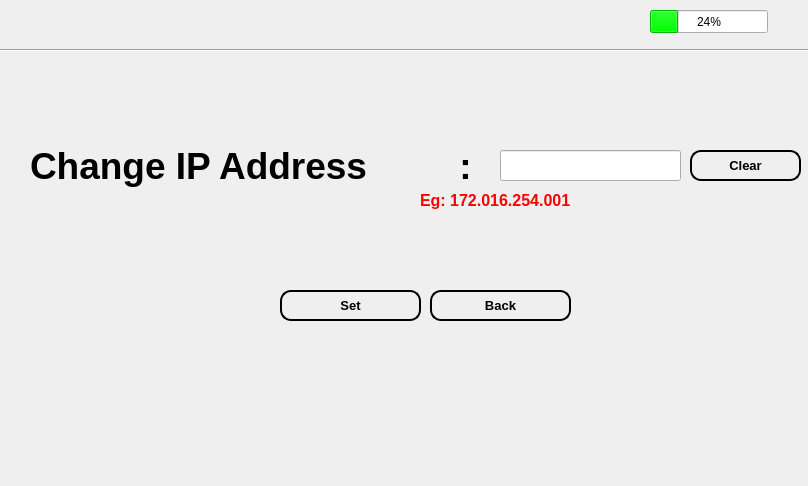
<?xml version="1.0" encoding="UTF-8"?>
<ui version="4.0">
 <class>ChangeIpadd</class>
 <widget class="QWidget" name="ChangeIpadd">
  <property name="geometry">
   <rect>
    <x>0</x>
    <y>0</y>
    <width>808</width>
    <height>486</height>
   </rect>
  </property>
  <property name="windowTitle">
   <string>Form</string>
  </property>
  <widget class="Line" name="line">
   <property name="geometry">
    <rect>
     <x>0</x>
     <y>40</y>
     <width>811</width>
     <height>20</height>
    </rect>
   </property>
   <property name="font">
    <font>
     <weight>75</weight>
     <bold>true</bold>
    </font>
   </property>
   <property name="orientation">
    <enum>Qt::Horizontal</enum>
   </property>
  </widget>
  <widget class="QLabel" name="Date">
   <property name="geometry">
    <rect>
     <x>30</x>
     <y>10</y>
     <width>191</width>
     <height>31</height>
    </rect>
   </property>
   <property name="palette">
    <palette>
     <active>
      <colorrole role="WindowText">
       <brush brushstyle="SolidPattern">
        <color alpha="255">
         <red>0</red>
         <green>0</green>
         <blue>0</blue>
        </color>
       </brush>
      </colorrole>
      <colorrole role="Text">
       <brush brushstyle="SolidPattern">
        <color alpha="255">
         <red>0</red>
         <green>0</green>
         <blue>0</blue>
        </color>
       </brush>
      </colorrole>
      <colorrole role="LinkVisited">
       <brush brushstyle="SolidPattern">
        <color alpha="255">
         <red>0</red>
         <green>0</green>
         <blue>0</blue>
        </color>
       </brush>
      </colorrole>
      <colorrole role="ToolTipText">
       <brush brushstyle="SolidPattern">
        <color alpha="255">
         <red>255</red>
         <green>255</green>
         <blue>255</blue>
        </color>
       </brush>
      </colorrole>
     </active>
     <inactive>
      <colorrole role="WindowText">
       <brush brushstyle="SolidPattern">
        <color alpha="255">
         <red>0</red>
         <green>0</green>
         <blue>0</blue>
        </color>
       </brush>
      </colorrole>
      <colorrole role="Text">
       <brush brushstyle="SolidPattern">
        <color alpha="255">
         <red>0</red>
         <green>0</green>
         <blue>0</blue>
        </color>
       </brush>
      </colorrole>
      <colorrole role="LinkVisited">
       <brush brushstyle="SolidPattern">
        <color alpha="255">
         <red>0</red>
         <green>0</green>
         <blue>0</blue>
        </color>
       </brush>
      </colorrole>
      <colorrole role="ToolTipText">
       <brush brushstyle="SolidPattern">
        <color alpha="255">
         <red>255</red>
         <green>255</green>
         <blue>255</blue>
        </color>
       </brush>
      </colorrole>
     </inactive>
     <disabled>
      <colorrole role="WindowText">
       <brush brushstyle="SolidPattern">
        <color alpha="255">
         <red>120</red>
         <green>120</green>
         <blue>120</blue>
        </color>
       </brush>
      </colorrole>
      <colorrole role="Text">
       <brush brushstyle="SolidPattern">
        <color alpha="255">
         <red>120</red>
         <green>120</green>
         <blue>120</blue>
        </color>
       </brush>
      </colorrole>
      <colorrole role="LinkVisited">
       <brush brushstyle="SolidPattern">
        <color alpha="255">
         <red>0</red>
         <green>0</green>
         <blue>0</blue>
        </color>
       </brush>
      </colorrole>
      <colorrole role="ToolTipText">
       <brush brushstyle="SolidPattern">
        <color alpha="255">
         <red>255</red>
         <green>255</green>
         <blue>255</blue>
        </color>
       </brush>
      </colorrole>
     </disabled>
    </palette>
   </property>
   <property name="font">
    <font>
     <pointsize>14</pointsize>
     <weight>75</weight>
     <bold>true</bold>
    </font>
   </property>
   <property name="text">
    <string/>
   </property>
  </widget>
  <widget class="QProgressBar" name="progressBar">
   <property name="geometry">
    <rect>
     <x>650</x>
     <y>10</y>
     <width>118</width>
     <height>23</height>
    </rect>
   </property>
   <property name="palette">
    <palette>
     <active>
      <colorrole role="WindowText">
       <brush brushstyle="SolidPattern">
        <color alpha="255">
         <red>0</red>
         <green>0</green>
         <blue>0</blue>
        </color>
       </brush>
      </colorrole>
      <colorrole role="Text">
       <brush brushstyle="SolidPattern">
        <color alpha="255">
         <red>0</red>
         <green>0</green>
         <blue>0</blue>
        </color>
       </brush>
      </colorrole>
      <colorrole role="Highlight">
       <brush brushstyle="SolidPattern">
        <color alpha="255">
         <red>0</red>
         <green>255</green>
         <blue>0</blue>
        </color>
       </brush>
      </colorrole>
      <colorrole role="ToolTipText">
       <brush brushstyle="SolidPattern">
        <color alpha="255">
         <red>255</red>
         <green>255</green>
         <blue>255</blue>
        </color>
       </brush>
      </colorrole>
     </active>
     <inactive>
      <colorrole role="WindowText">
       <brush brushstyle="SolidPattern">
        <color alpha="255">
         <red>0</red>
         <green>0</green>
         <blue>0</blue>
        </color>
       </brush>
      </colorrole>
      <colorrole role="Text">
       <brush brushstyle="SolidPattern">
        <color alpha="255">
         <red>0</red>
         <green>0</green>
         <blue>0</blue>
        </color>
       </brush>
      </colorrole>
      <colorrole role="Highlight">
       <brush brushstyle="SolidPattern">
        <color alpha="255">
         <red>0</red>
         <green>255</green>
         <blue>0</blue>
        </color>
       </brush>
      </colorrole>
      <colorrole role="ToolTipText">
       <brush brushstyle="SolidPattern">
        <color alpha="255">
         <red>255</red>
         <green>255</green>
         <blue>255</blue>
        </color>
       </brush>
      </colorrole>
     </inactive>
     <disabled>
      <colorrole role="WindowText">
       <brush brushstyle="SolidPattern">
        <color alpha="255">
         <red>120</red>
         <green>120</green>
         <blue>120</blue>
        </color>
       </brush>
      </colorrole>
      <colorrole role="Text">
       <brush brushstyle="SolidPattern">
        <color alpha="255">
         <red>120</red>
         <green>120</green>
         <blue>120</blue>
        </color>
       </brush>
      </colorrole>
      <colorrole role="Highlight">
       <brush brushstyle="SolidPattern">
        <color alpha="255">
         <red>51</red>
         <green>153</green>
         <blue>255</blue>
        </color>
       </brush>
      </colorrole>
      <colorrole role="ToolTipText">
       <brush brushstyle="SolidPattern">
        <color alpha="255">
         <red>255</red>
         <green>255</green>
         <blue>255</blue>
        </color>
       </brush>
      </colorrole>
     </disabled>
    </palette>
   </property>
   <property name="value">
    <number>24</number>
   </property>
  </widget>
  <widget class="QLabel" name="Time">
   <property name="geometry">
    <rect>
     <x>340</x>
     <y>10</y>
     <width>181</width>
     <height>31</height>
    </rect>
   </property>
   <property name="palette">
    <palette>
     <active>
      <colorrole role="WindowText">
       <brush brushstyle="SolidPattern">
        <color alpha="255">
         <red>0</red>
         <green>0</green>
         <blue>0</blue>
        </color>
       </brush>
      </colorrole>
      <colorrole role="Text">
       <brush brushstyle="SolidPattern">
        <color alpha="255">
         <red>0</red>
         <green>0</green>
         <blue>0</blue>
        </color>
       </brush>
      </colorrole>
      <colorrole role="ToolTipText">
       <brush brushstyle="SolidPattern">
        <color alpha="255">
         <red>255</red>
         <green>255</green>
         <blue>255</blue>
        </color>
       </brush>
      </colorrole>
     </active>
     <inactive>
      <colorrole role="WindowText">
       <brush brushstyle="SolidPattern">
        <color alpha="255">
         <red>0</red>
         <green>0</green>
         <blue>0</blue>
        </color>
       </brush>
      </colorrole>
      <colorrole role="Text">
       <brush brushstyle="SolidPattern">
        <color alpha="255">
         <red>0</red>
         <green>0</green>
         <blue>0</blue>
        </color>
       </brush>
      </colorrole>
      <colorrole role="ToolTipText">
       <brush brushstyle="SolidPattern">
        <color alpha="255">
         <red>255</red>
         <green>255</green>
         <blue>255</blue>
        </color>
       </brush>
      </colorrole>
     </inactive>
     <disabled>
      <colorrole role="WindowText">
       <brush brushstyle="SolidPattern">
        <color alpha="255">
         <red>120</red>
         <green>120</green>
         <blue>120</blue>
        </color>
       </brush>
      </colorrole>
      <colorrole role="Text">
       <brush brushstyle="SolidPattern">
        <color alpha="255">
         <red>120</red>
         <green>120</green>
         <blue>120</blue>
        </color>
       </brush>
      </colorrole>
      <colorrole role="ToolTipText">
       <brush brushstyle="SolidPattern">
        <color alpha="255">
         <red>255</red>
         <green>255</green>
         <blue>255</blue>
        </color>
       </brush>
      </colorrole>
     </disabled>
    </palette>
   </property>
   <property name="font">
    <font>
     <pointsize>14</pointsize>
     <weight>75</weight>
     <italic>false</italic>
     <bold>true</bold>
    </font>
   </property>
   <property name="text">
    <string/>
   </property>
  </widget>
  <widget class="QLabel" name="label">
   <property name="geometry">
    <rect>
     <x>30</x>
     <y>140</y>
     <width>461</width>
     <height>51</height>
    </rect>
   </property>
   <property name="font">
    <font>
     <pointsize>28</pointsize>
     <weight>75</weight>
     <bold>true</bold>
    </font>
   </property>
   <property name="text">
    <string>Change IP Address         :</string>
   </property>
  </widget>
  <widget class="QLineEdit" name="newIPaddress">
   <property name="geometry">
    <rect>
     <x>500</x>
     <y>150</y>
     <width>181</width>
     <height>31</height>
    </rect>
   </property>
   <property name="font">
    <font>
     <pointsize>14</pointsize>
    </font>
   </property>
   <property name="text">
    <string/>
   </property>
  </widget>
  <widget class="QLabel" name="Format">
   <property name="geometry">
    <rect>
     <x>420</x>
     <y>190</y>
     <width>191</width>
     <height>21</height>
    </rect>
   </property>
   <property name="palette">
    <palette>
     <active>
      <colorrole role="WindowText">
       <brush brushstyle="SolidPattern">
        <color alpha="255">
         <red>255</red>
         <green>0</green>
         <blue>0</blue>
        </color>
       </brush>
      </colorrole>
      <colorrole role="Text">
       <brush brushstyle="SolidPattern">
        <color alpha="255">
         <red>0</red>
         <green>0</green>
         <blue>0</blue>
        </color>
       </brush>
      </colorrole>
     </active>
     <inactive>
      <colorrole role="WindowText">
       <brush brushstyle="SolidPattern">
        <color alpha="255">
         <red>255</red>
         <green>0</green>
         <blue>0</blue>
        </color>
       </brush>
      </colorrole>
      <colorrole role="Text">
       <brush brushstyle="SolidPattern">
        <color alpha="255">
         <red>0</red>
         <green>0</green>
         <blue>0</blue>
        </color>
       </brush>
      </colorrole>
     </inactive>
     <disabled>
      <colorrole role="WindowText">
       <brush brushstyle="SolidPattern">
        <color alpha="255">
         <red>120</red>
         <green>120</green>
         <blue>120</blue>
        </color>
       </brush>
      </colorrole>
      <colorrole role="Text">
       <brush brushstyle="SolidPattern">
        <color alpha="255">
         <red>120</red>
         <green>120</green>
         <blue>120</blue>
        </color>
       </brush>
      </colorrole>
     </disabled>
    </palette>
   </property>
   <property name="font">
    <font>
     <pointsize>12</pointsize>
     <weight>75</weight>
     <italic>false</italic>
     <bold>true</bold>
    </font>
   </property>
   <property name="text">
    <string>Eg: 172.016.254.001</string>
   </property>
  </widget>
  <widget class="QPushButton" name="Set">
   <property name="geometry">
    <rect>
     <x>280</x>
     <y>290</y>
     <width>141</width>
     <height>31</height>
    </rect>
   </property>
   <property name="font">
    <font>
     <pointsize>10</pointsize>
     <weight>75</weight>
     <bold>true</bold>
    </font>
   </property>
   <property name="styleSheet">
    <string notr="true">color: #000000;
border: 2px solid #000;
border-radius: 11px;
padding: 5px;
background: qradialgradient(cx: 0.3, cy: -0.4,
fx: 0.3, fy: -0.4,
radius: 1.35, stop: 0 #fff, stop: 1 #888);
min-width: 80px;</string>
   </property>
   <property name="text">
    <string>Set</string>
   </property>
  </widget>
  <widget class="QPushButton" name="back">
   <property name="geometry">
    <rect>
     <x>430</x>
     <y>290</y>
     <width>141</width>
     <height>31</height>
    </rect>
   </property>
   <property name="font">
    <font>
     <pointsize>10</pointsize>
     <weight>75</weight>
     <bold>true</bold>
    </font>
   </property>
   <property name="styleSheet">
    <string notr="true">color: #000000;
border: 2px solid #000;
border-radius: 11px;
padding: 5px;
background: qradialgradient(cx: 0.3, cy: -0.4,
fx: 0.3, fy: -0.4,
radius: 1.35, stop: 0 #fff, stop: 1 #888);
min-width: 80px;</string>
   </property>
   <property name="text">
    <string>Back</string>
   </property>
  </widget>
  <widget class="QPushButton" name="IPClear">
   <property name="geometry">
    <rect>
     <x>690</x>
     <y>150</y>
     <width>111</width>
     <height>31</height>
    </rect>
   </property>
   <property name="font">
    <font>
     <pointsize>10</pointsize>
     <weight>75</weight>
     <bold>true</bold>
    </font>
   </property>
   <property name="styleSheet">
    <string notr="true">color: #000000;
border: 2px solid #000;
border-radius: 11px;
padding: 5px;
background: qradialgradient(cx: 0.3, cy: -0.4,
fx: 0.3, fy: -0.4,
radius: 1.35, stop: 0 #fff, stop: 1 #888);
min-width: 80px;</string>
   </property>
   <property name="text">
    <string>Clear</string>
   </property>
  </widget>
  <widget class="QLabel" name="errormsg">
   <property name="geometry">
    <rect>
     <x>330</x>
     <y>100</y>
     <width>261</width>
     <height>20</height>
    </rect>
   </property>
   <property name="text">
    <string/>
   </property>
  </widget>
 </widget>
 <tabstops>
  <tabstop>newIPaddress</tabstop>
  <tabstop>IPClear</tabstop>
  <tabstop>Set</tabstop>
  <tabstop>back</tabstop>
 </tabstops>
 <resources/>
 <connections/>
</ui>
